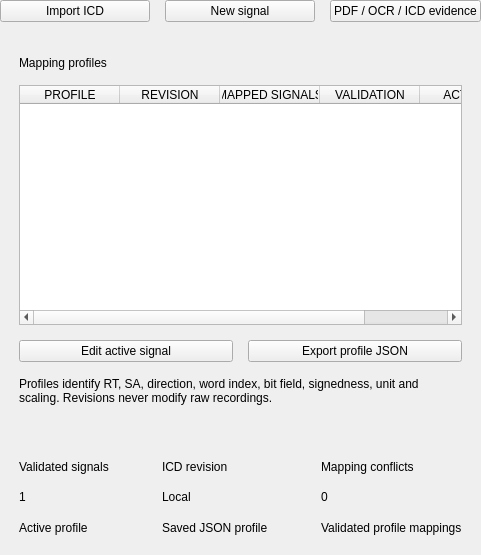
<?xml version="1.0" encoding="UTF-8"?>
<ui version="4.0">
 <class>IcdLibraryPage</class>
 <widget class="QWidget" name="IcdLibraryPage">
  <layout class="QVBoxLayout" name="bodyLayout">
   <property name="leftMargin">
    <number>0</number>
   </property>
   <property name="topMargin">
    <number>0</number>
   </property>
   <property name="rightMargin">
    <number>0</number>
   </property>
   <property name="bottomMargin">
    <number>0</number>
   </property>
   <property name="spacing">
    <number>15</number>
   </property>
   <item>
    <widget class="QWidget" name="actionBar">
     <layout class="QHBoxLayout" name="actionBarLayout">
      <property name="leftMargin">
       <number>0</number>
      </property>
      <property name="topMargin">
       <number>0</number>
      </property>
      <property name="rightMargin">
       <number>0</number>
      </property>
      <property name="bottomMargin">
       <number>0</number>
      </property>
      <property name="spacing">
       <number>15</number>
      </property>
      <item>
       <widget class="QPushButton" name="importIcdButton">
        <property name="text">
         <string>Import ICD</string>
        </property>
       </widget>
      </item>
      <item>
       <widget class="QPushButton" name="newSignalButton">
        <property name="text">
         <string>New signal</string>
        </property>
        <property name="primary" stdset="0">
         <bool>true</bool>
        </property>
       </widget>
      </item>
      <item>
       <widget class="QPushButton" name="documentsButton">
        <property name="text">
         <string>PDF / OCR / ICD evidence</string>
        </property>
       </widget>
      </item>
     </layout>
    </widget>
   </item>
   <item>
    <widget class="QFrame" name="profiles">
     <property name="card" stdset="0">
      <bool>true</bool>
     </property>
     <layout class="QVBoxLayout" name="profilesLayout">
      <property name="leftMargin">
       <number>19</number>
      </property>
      <property name="topMargin">
       <number>19</number>
      </property>
      <property name="rightMargin">
       <number>19</number>
      </property>
      <property name="bottomMargin">
       <number>19</number>
      </property>
      <property name="spacing">
       <number>15</number>
      </property>
      <item>
       <widget class="QLabel" name="profilesTitle">
        <property name="text">
         <string>Mapping profiles</string>
        </property>
        <property name="wordWrap">
         <bool>true</bool>
        </property>
        <property name="tone" stdset="0">
         <string>cardtitle</string>
        </property>
       </widget>
      </item>
      <item>
       <widget class="QTableWidget" name="profilesTable">
        <property name="minimumSize">
         <size>
          <width>0</width>
          <height>240</height>
         </size>
        </property>
        <property name="alternatingRowColors">
         <bool>true</bool>
        </property>
        <property name="showGrid">
         <bool>false</bool>
        </property>
        <property name="selectionBehavior">
         <enum>QAbstractItemView::SelectRows</enum>
        </property>
        <property name="selectionMode">
         <enum>QAbstractItemView::SingleSelection</enum>
        </property>
        <property name="editTriggers">
         <set>QAbstractItemView::NoEditTriggers</set>
        </property>
        <column>
         <property name="text">
          <string>PROFILE</string>
         </property>
        </column>
        <column>
         <property name="text">
          <string>REVISION</string>
         </property>
        </column>
        <column>
         <property name="text">
          <string>MAPPED SIGNALS</string>
         </property>
        </column>
        <column>
         <property name="text">
          <string>VALIDATION</string>
         </property>
        </column>
        <column>
         <property name="text">
          <string>ACTIONS</string>
         </property>
        </column>
       </widget>
      </item>
      <item>
       <widget class="QWidget" name="profileActions">
        <layout class="QHBoxLayout" name="profileActionsLayout">
         <property name="leftMargin">
          <number>0</number>
         </property>
         <property name="topMargin">
          <number>0</number>
         </property>
         <property name="rightMargin">
          <number>0</number>
         </property>
         <property name="bottomMargin">
          <number>0</number>
         </property>
         <property name="spacing">
          <number>15</number>
         </property>
         <item>
          <widget class="QPushButton" name="editSignalButton">
           <property name="text">
            <string>Edit active signal</string>
           </property>
          </widget>
         </item>
         <item>
          <widget class="QPushButton" name="exportProfileButton">
           <property name="text">
            <string>Export profile JSON</string>
           </property>
          </widget>
         </item>
        </layout>
       </widget>
      </item>
      <item>
       <widget class="QLabel" name="profileNotice">
        <property name="text">
         <string>Profiles identify RT, SA, direction, word index, bit field, signedness, unit and scaling. Revisions never modify raw recordings.</string>
        </property>
        <property name="wordWrap">
         <bool>true</bool>
        </property>
        <property name="tone" stdset="0">
         <string>notice</string>
        </property>
       </widget>
      </item>
     </layout>
    </widget>
   </item>
   <item>
    <widget class="QWidget" name="profileMetrics">
     <layout class="QHBoxLayout" name="profileMetricsLayout">
      <property name="leftMargin">
       <number>0</number>
      </property>
      <property name="topMargin">
       <number>0</number>
      </property>
      <property name="rightMargin">
       <number>0</number>
      </property>
      <property name="bottomMargin">
       <number>0</number>
      </property>
      <property name="spacing">
       <number>15</number>
      </property>
      <item>
       <widget class="QFrame" name="validatedCard">
        <property name="card" stdset="0">
         <bool>true</bool>
        </property>
        <layout class="QVBoxLayout" name="validatedCardLayout">
         <property name="leftMargin">
          <number>19</number>
         </property>
         <property name="topMargin">
          <number>16</number>
         </property>
         <property name="rightMargin">
          <number>19</number>
         </property>
         <property name="bottomMargin">
          <number>16</number>
         </property>
         <property name="spacing">
          <number>7</number>
         </property>
         <item>
          <widget class="QLabel" name="validatedCaption">
           <property name="text">
            <string>Validated signals</string>
           </property>
           <property name="wordWrap">
            <bool>false</bool>
           </property>
           <property name="tone" stdset="0">
            <string>muted</string>
           </property>
          </widget>
         </item>
         <item>
          <widget class="QLabel" name="validated">
           <property name="text">
            <string>1</string>
           </property>
           <property name="wordWrap">
            <bool>false</bool>
           </property>
           <property name="tone" stdset="0">
            <string>metric</string>
           </property>
          </widget>
         </item>
         <item>
          <widget class="QLabel" name="validatedHint">
           <property name="text">
            <string>Active profile</string>
           </property>
           <property name="wordWrap">
            <bool>false</bool>
           </property>
           <property name="tone" stdset="0">
            <string>muted</string>
           </property>
          </widget>
         </item>
        </layout>
        <property name="minimumSize">
         <size>
          <width>0</width>
          <height>116</height>
         </size>
        </property>
        <property name="maximumSize">
         <size>
          <width>16777215</width>
          <height>116</height>
         </size>
        </property>
       </widget>
      </item>
      <item>
       <widget class="QFrame" name="revisionCard">
        <property name="card" stdset="0">
         <bool>true</bool>
        </property>
        <layout class="QVBoxLayout" name="revisionCardLayout">
         <property name="leftMargin">
          <number>19</number>
         </property>
         <property name="topMargin">
          <number>16</number>
         </property>
         <property name="rightMargin">
          <number>19</number>
         </property>
         <property name="bottomMargin">
          <number>16</number>
         </property>
         <property name="spacing">
          <number>7</number>
         </property>
         <item>
          <widget class="QLabel" name="revisionCaption">
           <property name="text">
            <string>ICD revision</string>
           </property>
           <property name="wordWrap">
            <bool>false</bool>
           </property>
           <property name="tone" stdset="0">
            <string>muted</string>
           </property>
          </widget>
         </item>
         <item>
          <widget class="QLabel" name="revision">
           <property name="text">
            <string>Local</string>
           </property>
           <property name="wordWrap">
            <bool>false</bool>
           </property>
           <property name="tone" stdset="0">
            <string>metric</string>
           </property>
          </widget>
         </item>
         <item>
          <widget class="QLabel" name="revisionHint">
           <property name="text">
            <string>Saved JSON profile</string>
           </property>
           <property name="wordWrap">
            <bool>false</bool>
           </property>
           <property name="tone" stdset="0">
            <string>muted</string>
           </property>
          </widget>
         </item>
        </layout>
        <property name="minimumSize">
         <size>
          <width>0</width>
          <height>116</height>
         </size>
        </property>
        <property name="maximumSize">
         <size>
          <width>16777215</width>
          <height>116</height>
         </size>
        </property>
       </widget>
      </item>
      <item>
       <widget class="QFrame" name="conflictsCard">
        <property name="card" stdset="0">
         <bool>true</bool>
        </property>
        <layout class="QVBoxLayout" name="conflictsCardLayout">
         <property name="leftMargin">
          <number>19</number>
         </property>
         <property name="topMargin">
          <number>16</number>
         </property>
         <property name="rightMargin">
          <number>19</number>
         </property>
         <property name="bottomMargin">
          <number>16</number>
         </property>
         <property name="spacing">
          <number>7</number>
         </property>
         <item>
          <widget class="QLabel" name="conflictsCaption">
           <property name="text">
            <string>Mapping conflicts</string>
           </property>
           <property name="wordWrap">
            <bool>false</bool>
           </property>
           <property name="tone" stdset="0">
            <string>muted</string>
           </property>
          </widget>
         </item>
         <item>
          <widget class="QLabel" name="conflicts">
           <property name="text">
            <string>0</string>
           </property>
           <property name="wordWrap">
            <bool>false</bool>
           </property>
           <property name="tone" stdset="0">
            <string>metric</string>
           </property>
          </widget>
         </item>
         <item>
          <widget class="QLabel" name="conflictsHint">
           <property name="text">
            <string>Validated profile mappings</string>
           </property>
           <property name="wordWrap">
            <bool>false</bool>
           </property>
           <property name="tone" stdset="0">
            <string>muted</string>
           </property>
          </widget>
         </item>
        </layout>
        <property name="minimumSize">
         <size>
          <width>0</width>
          <height>116</height>
         </size>
        </property>
        <property name="maximumSize">
         <size>
          <width>16777215</width>
          <height>116</height>
         </size>
        </property>
       </widget>
      </item>
     </layout>
    </widget>
   </item>
  </layout>
 </widget>
 <resources />
 <connections />
</ui>
